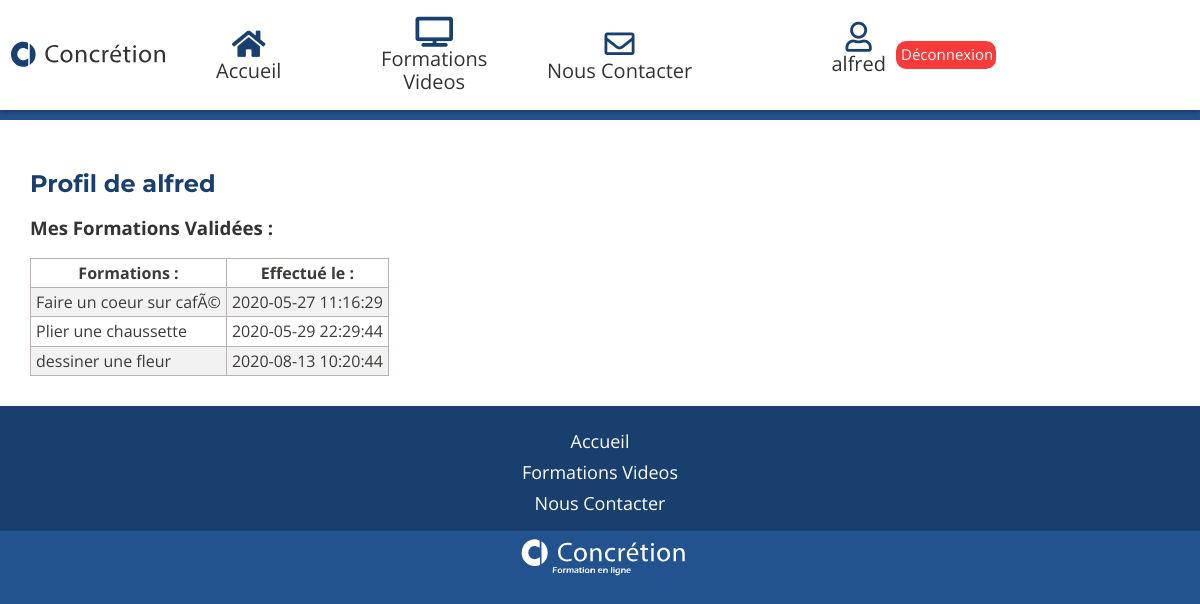
The app's page /controllers/profil.php (signed in) with its own data.
### tables this page shows
CREATE TABLE `validated_training` (
  `id` int(11) UNSIGNED NOT NULL,
  `user_id` int(11) UNSIGNED NOT NULL,
  `video_id` int(11) UNSIGNED NOT NULL,
  `created_at` datetime DEFAULT NULL
);

CREATE TABLE `videos` (
  `id` int(11) UNSIGNED NOT NULL,
  `name` varchar(120) NOT NULL,
  `content` text NOT NULL,
  `user_id` int(11) UNSIGNED NOT NULL,
  `file_name` varchar(100) NOT NULL
);

### controllers/profil.php (called while the page is built, shortened)
<?php
$userId = $_SESSION['id'];
include '../conf/Database.php';
try {
    $sql1 = "SELECT  validated_training.user_id,video_id,created_at,name FROM validated_training
                INNER JOIN users ON users.id = validated_training.user_id
                INNER JOIN videos ON videos.id = validated_training.video_id
                WHERE validated_training.user_id = :userId";
        $query = $connect->prepare($sql1);
        $query->execute(
        [
            'userId' => $userId
        ]
    );
    $formations = $query->fetchAll();
}
catch(PDOException $e) {
    echo $e->getMessage();
}
include '../layout.phtml';

### templates/profil.phtml (the view, shortened to what this page needs)
<div class='dashboard'>
    <h2>Profil de <?php echo htmlspecialchars($_SESSION['username']); ?>
    </h2>
    <section class=succesUnlocked>
        <h3>Mes Formations Validées :</h3>
        <table>
            <tr>
                <th>Formations : </th>
                <th>Effectué le :</th>
            </tr>
            <?php foreach($formations as $formation): ?>
            <tr>
                <td><?= htmlspecialchars($formation['name']); ?></td>
                <td><?= htmlspecialchars($formation['created_at']); ?></td>
            </tr>
            <?php endforeach; ?>
        </table>
    </section>
</div>

### css/style.css (style rules this page uses)
* { box-sizing: border-box; }
html { font-size: 62.5%; }
body { font-size: 1.6rem; font-family: "Open Sans", sans-serif; background-color: #23538e; color: #3c3b37 }
h2 { color: #193f6e; font-family: 'Montserrat', sans-serif; }
h3 { color: #333333; }
.dashboard { padding: 30px; }
.dashboard table { border-collapse: collapse; }
.dashboard table tr:nth-child(even) { background-color: #f2f2f2; }
.dashboard td, .dashboard th { border: 1px solid rgb(185, 178, 178); padding: 5px; }

### records on screen
validated_training: video.name "Faire un coeur sur cafÃ©", created_at "2020-05-27 11:16:29"
validated_training: video.name "Plier une chaussette", created_at "2020-05-29 22:29:44"
validated_training: video.name "dessiner une fleur", created_at "2020-08-13 10:20:44"

### other values on screen
$_SESSION['username'] "alfred"
